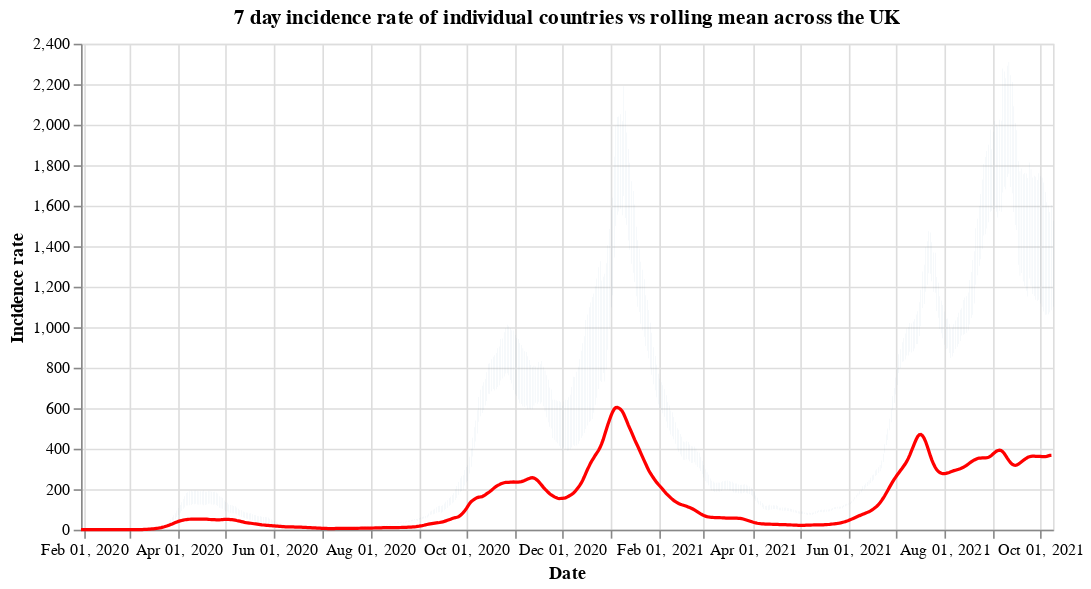

Notebook code for this chart:
### Code cell
#collapse
countries = uk_cases['areaName'].unique()
countries.sort()

selection = alt.selection_single(
    name='Select',
    fields=['areaName'],
    init={'areaName': 'Wales'},
    bind={'areaName': alt.binding_select(options=countries)}
)

# scatter plot, modify opacity based on selection
bars = alt.Chart(uk_cases).mark_bar().add_selection(
    selection
).encode(
    x=alt.X("yearmonthdate(date):T", axis=alt.Axis(title='Date')),
    y=alt.Y("weeklyCasesRate:Q", axis=alt.Axis(title='Incidence rate')),
    tooltip='weeklyCasesRate:Q',
    opacity=alt.condition(selection, alt.value(1), alt.value(0))
).properties(title=f'7 day incidence rate of individual countries vs rolling mean across the UK', width=600)

line = alt.Chart(overview_cases).mark_line(
    color='red',
    size=2,
).transform_window(
    rolling_mean='mean(weeklyCasesRate)',
    frame=[0, 7]
).encode(
    x='yearmonthdate(date):T',
    y='rolling_mean:Q'
)

alt.layer(bars, line)

### Figure 1 — Vega-Lite specification as saved in the notebook (floating-point values rounded to 4 significant figures; data arrays with more than 128 entries replaced by an {"elided": "..."} marker saying what was removed)
{"config": {"view": {"continuousWidth": 400, "continuousHeight": 300}}, "layer": [{"data": {"name": "data-0035371c578677116b197db3840f7b9a"}, "mark": "bar", "encoding": {"opacity": {"condition": {"value": 1, "selection": "Select"}, "value": 0}, "tooltip": {"type": "quantitative", "field": "weeklyCasesRate"}, "x": {"type": "temporal", "axis": {"title": "Date"}, "field": "date", "timeUnit": "yearmonthdate"}, "y": {"type": "quantitative", "axis": {"title": "Incidence rate"}, "field": "weeklyCasesRate"}}, "selection": {"Select": {"type": "single", "fields": ["areaName"], "init": {"areaName": "Wales"}, "bind": {"areaName": {"input": "select", "options": ["England", "Northern Ireland", "Scotland", "Wales"]}}}}, "title": "7 day incidence rate of individual countries vs rolling mean across the UK", "width": 600}, {"data": {"name": "data-3c9c8bc28792487b496d49e2af758158"}, "mark": {"type": "line", "color": "red", "size": 2}, "encoding": {"x": {"type": "temporal", "field": "date", "timeUnit": "yearmonthdate"}, "y": {"type": "quantitative", "field": "rolling_mean"}}, "transform": [{"window": [{"op": "mean", "field": "weeklyCasesRate", "as": "rolling_mean"}], "frame": [0, 7]}]}], "$schema": "https://vega.github.io/schema/vega-lite/v4.8.1.json", "datasets": {"data-0035371c578677116b197db3840f7b9a": {"elided": "2380 records"}, "data-3c9c8bc28792487b496d49e2af758158": {"elided": "618 records"}}}
